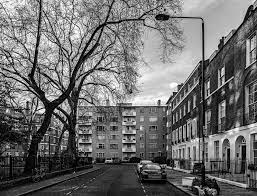
#> input picture images/street.jpg, 257 x 196 px
$ python lab4.py
#> lines starting #> are read from the running program, lines starting #| are printed output that depends on the picture
# Program for image enhancement using historgam equalization

import cv2
import matplotlib.pyplot as plt

image = cv2.imread('./images/street.jpg', 0)
#> image is the input picture: shape (196, 257); min 0, max 255, mean 110.2
image = cv2.resize(image, (512, 512))
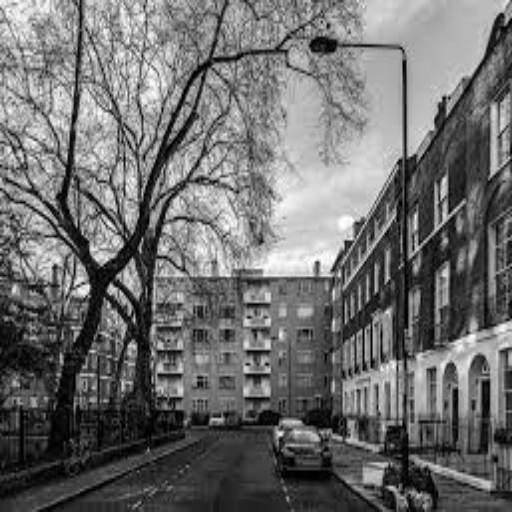
#> image: shape (512, 512); min 0, max 255, mean 110
cv2.imshow('Image', image)

histogram = cv2.calcHist([image], channels=[0], mask=None, histSize=[256], ranges=[0, 256])
#> histogram = 256 values, max 1679 at index 182, min 1 at index 255, mean 1024
plt.plot(histogram)

equalized_img = cv2.equalizeHist(image)
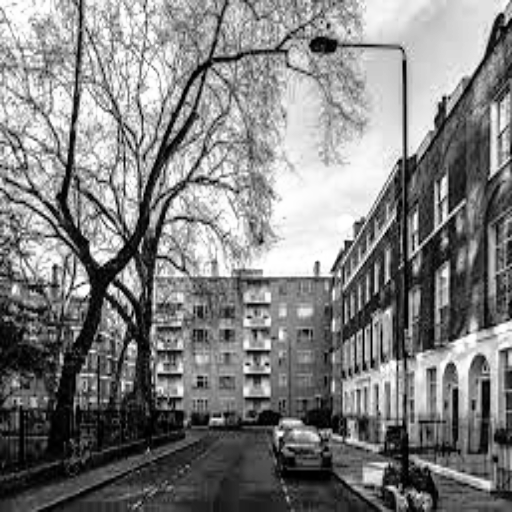
#> equalized_img: shape (512, 512); min 0, max 255, mean 128

histogram = cv2.calcHist([equalized_img], channels=[0], mask=None, histSize=[256], ranges=[0, 256])
#> histogram = 256 values, max 2052 at index 15, min 0 at index 14, mean 1024
plt.plot(histogram)

cv2.imshow('Equalization', equalized_img)
plt.show()
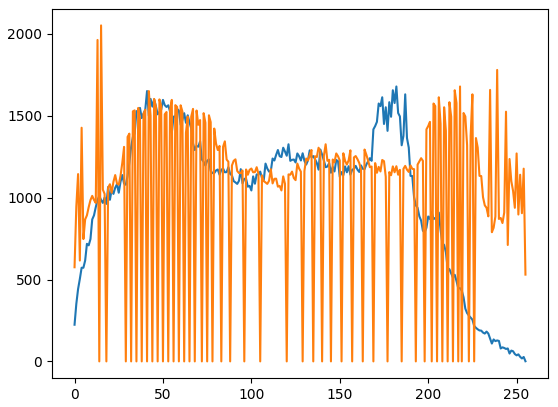
#> figure drawn by matplotlib, 1 panel; curve peaks at x = 182, y = 1679; curve peaks at x = 15, y = 2052

# cv2.waitKey()
cv2.destroyAllWindows()

$ run again, with images/book.jpeg copied over images/street.jpg
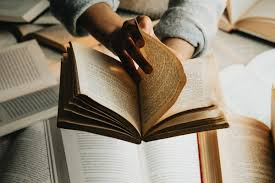
#> input picture images/book.jpeg, 275 x 183 px
#> `histogram = cv2.calcHist([image], channels=[0], mask=None, histSize=[2..`: histogram = 256 values, max 4511 at index 226, min 0 at index 243, mean 1024
#> `equalized_img = cv2.equalizeHist(image)`:
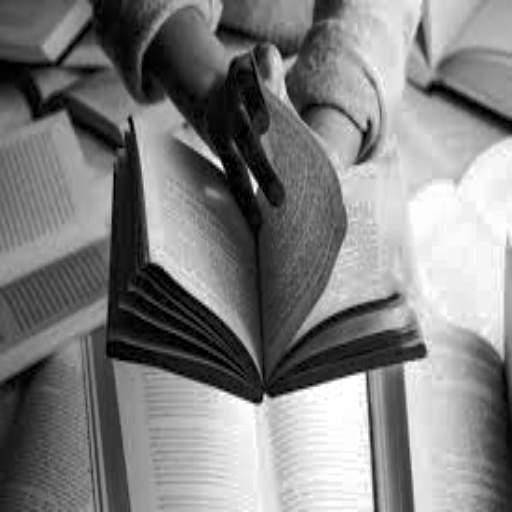
#> equalized_img: shape (512, 512); min 0, max 255, mean 128.1
#> `histogram = cv2.calcHist([equalized_img], channels=[0], mask=None, his..`: histogram = 256 values, max 4511 at index 246, min 0 at index 5, mean 1024
#> `plt.show()`:
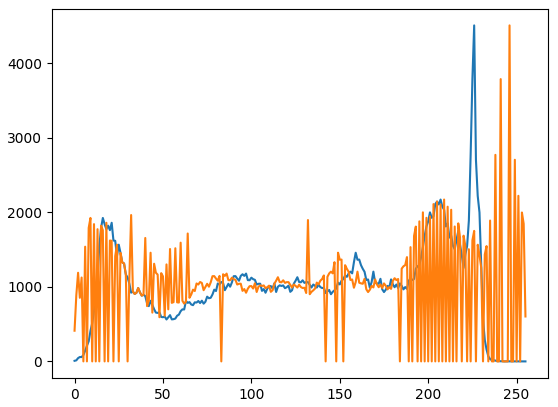
#> figure drawn by matplotlib, 1 panel; curve peaks at x = 226, y = 4511; curve peaks at x = 246, y = 4511
